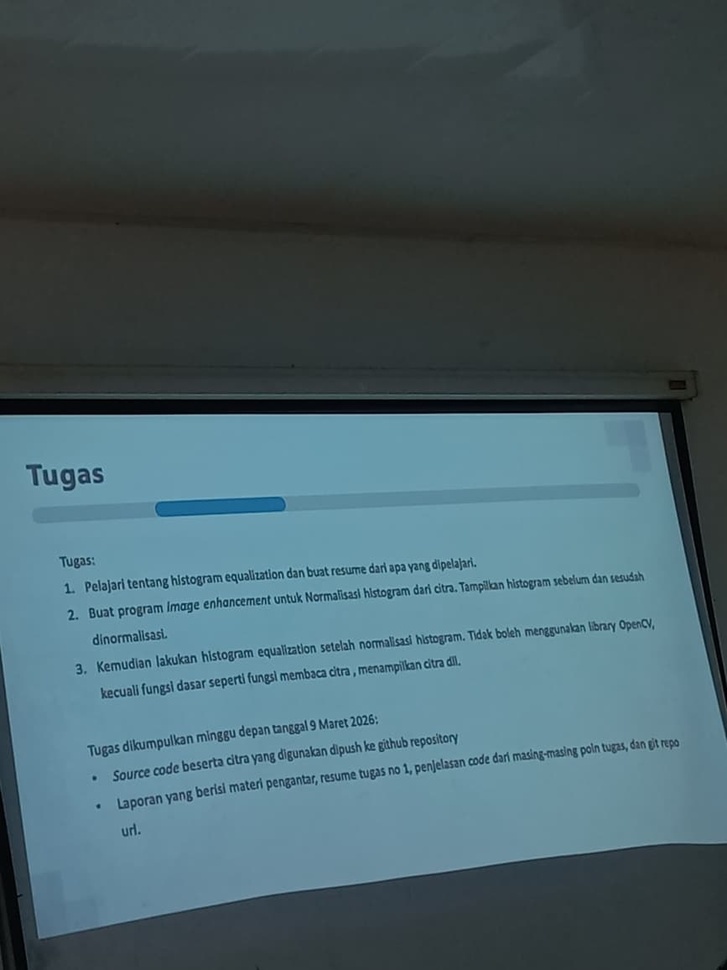
#> input picture histogram-equalization/tugas.jpeg, 727 x 970 px, shrunk from 867 x 1156 before the run
$ jupyter execute histogram_equalization.ipynb
#> lines starting #> are read from the running program, lines starting #| are printed output that depends on the picture
[cell 1]
# Import Library

import cv2
import numpy as np
import math
import matplotlib.pyplot as plt

# Fungsi bantuan untuk menampilkan citra dan histogram berdampingan
def plot_image_and_hist(image, title="Citra"):
    hist = hitung_histogram(image)

    fig, axs = plt.subplots(1, 2, figsize=(12, 4))
    axs[0].imshow(image, cmap='gray', vmin=0, vmax=255)
    axs[0].set_title(title)
    axs[0].axis('off')

    axs[1].bar(range(256), hist, color='black', width=1)
    axs[1].set_title(f"Histogram {title}")
    axs[1].set_xlim([0, 255])
    plt.show()

[cell 2]
# Deklarasi fungsi-fungsi utama

def hitung_histogram(image):
    """Menghitung kemunculan tiap intensitas pixel (0-255)."""
    hist = np.zeros(256, dtype=int)
    N, M = image.shape
    for i in range(N):
        for j in range(M):
            nilai_pixel = image[i, j]
            hist[nilai_pixel] += 1
    return hist

def normalisasi_citra(image):
    """
    Melakukan Normalisasi Histogram (Contrast Stretching).
    Merentangkan nilai intensitas dari rentang (min, max) menjadi (0, 255).
    """
    N, M = image.shape
    r_min = np.min(image)
    r_max = np.max(image)

    # Buat array kosong untuk citra hasil normalisasi
    norm_image = np.zeros((N, M), dtype=np.uint8)

    for i in range(N):
        for j in range(M):
            # Rumus peregangan kontras: s = (r - r_min) / (r_max - r_min) * 255
            norm_val = ((image[i, j] - r_min) / (r_max - r_min)) * 255
            norm_image[i, j] = int(norm_val)

    return norm_image

def perataan_histogram(image):
    """
    Melakukan Histogram Equalization (Perataan Histogram)
    berdasarkan algoritma yang diberikan.
    """
    N, M = image.shape
    hist_count = hitung_histogram(image)

    # Hitung probabilitas tiap derajat keabuan: Pr(rk) = nk / n
    total_pixel = N * M
    Hist = [h / total_pixel for h in hist_count]

    HistEq = np.zeros(256, dtype=int)

    # Hitung kumulatif probabilitas dan petakan ke nilai baru (0-255)
    for i in range(256):
        total_sum = 0.0
        for j in range(i + 1):
            total_sum += Hist[j]
        HistEq[i] = math.floor(255 * total_sum)

    # Update citra sesuai histogram hasil perataan
    eq_image = np.zeros((N, M), dtype=np.uint8)
    for i in range(N):
        for j in range(M):
            eq_image[i][j] = HistEq[image[i][j]]

    return eq_image

[cell 3]
# Membaca citra dan menampilkan histogram asli

file_path = 'tugas.jpeg'
image_asli = cv2.imread(file_path, cv2.IMREAD_GRAYSCALE)
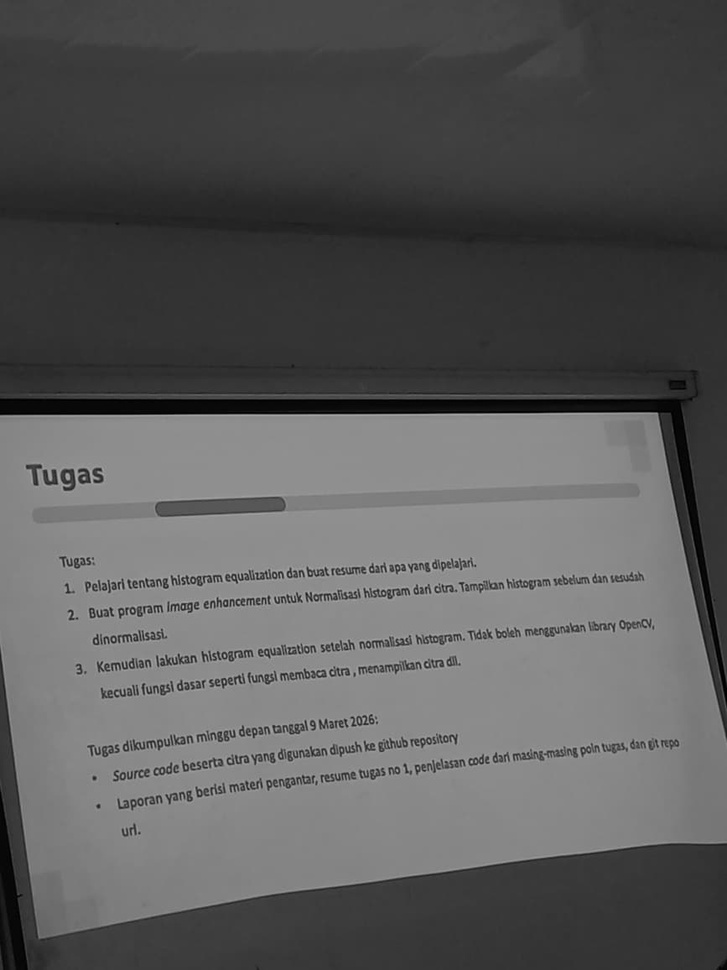
#> image_asli: shape (970, 727); min 0, max 187, mean 89.6

if image_asli is None:
    print(f"Gagal membaca citra dari {file_path}. Pastikan file ada.")
else:
    # Tampilkan Citra Asli dan Histogramnya
    plot_image_and_hist(image_asli, title="Citra Asli")
#> after the loop in hitung_histogram, `for i in range(N):`: hist = 256 values, max 31699 at index 142, min 0 at index 182, mean 2754.6
#> in plot_image_and_hist, `plt.show()`:
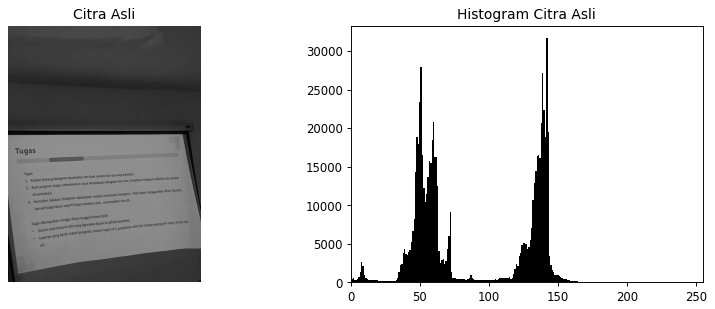
#> figure drawn by matplotlib, 2 panels; panel 2: tallest bar 31699 high, from x = 141.5 to 142.5

[cell 4]
# Normalisasi histogram

if image_asli is not None:
    # 2. Lakukan normalisasi
    image_normalisasi = normalisasi_citra(image_asli)
#> in normalisasi_citra, `r_min = np.min(image)`: r_min = 0
#> in normalisasi_citra, `r_max = np.max(image)`: r_max = 187
#> after the loop in normalisasi_citra, `for i in range(N):`:
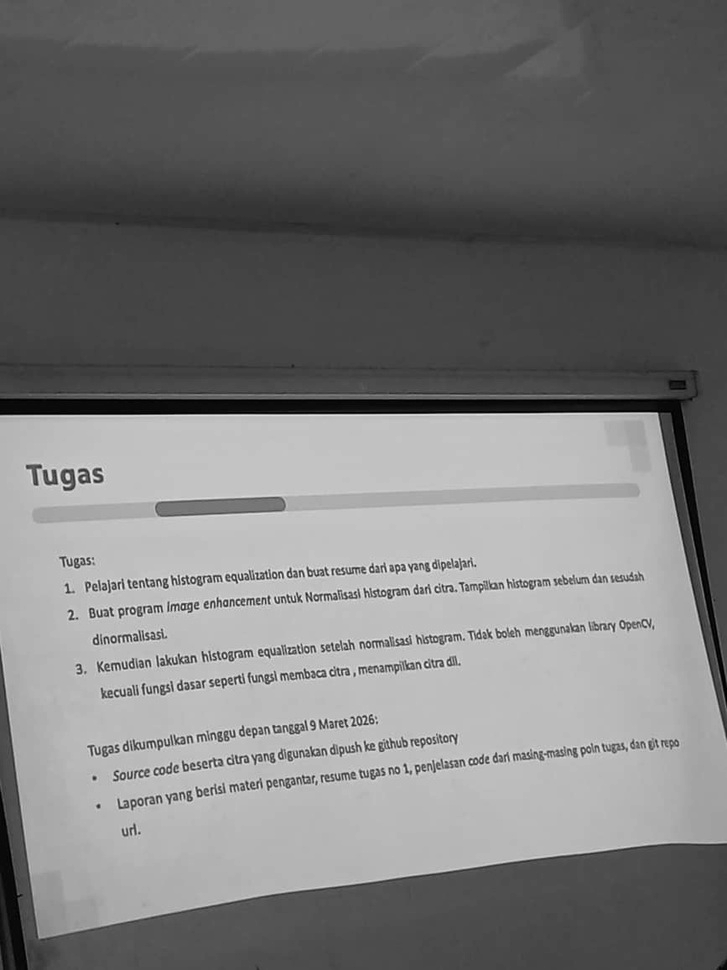
#> norm_image: shape (970, 727); min 0, max 255, mean 121.7

    # Tampilkan Citra Hasil Normalisasi dan Histogramnya
    plot_image_and_hist(image_normalisasi, title="Setelah Normalisasi (Contrast Stretching)")
#> in plot_image_and_hist (call 2), `hist = hitung_histogram(image)`: hist = 256 values, max 31699 at index 193, min 0 at index 3, mean 2754.6
#> in plot_image_and_hist (call 2), `plt.show()`:
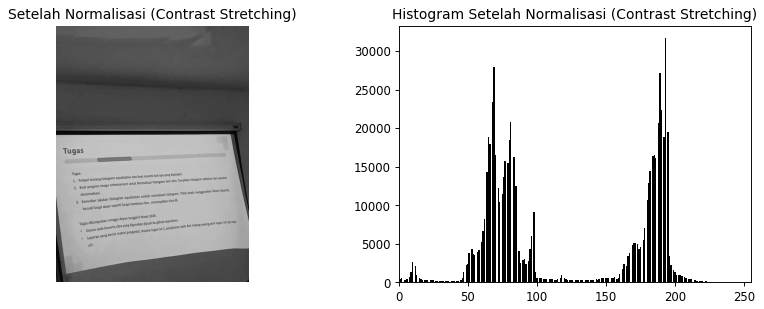
#> figure drawn by matplotlib, 2 panels; panel 2: tallest bar 31699 high, from x = 192.5 to 193.5

[cell 5]
# Proses perataan histogram

if image_asli is not None:
    # 3. Lakukan Histogram Equalization setelah normalisasi
    image_equalization = perataan_histogram(image_normalisasi)
#> in perataan_histogram, `hist_count = hitung_histogram(image)`: hist_count has the same summary as hist in plot_image_and_hist
#> in perataan_histogram, `Hist = [h / total_pixel for h in hist_count]`: Hist = 256 values, max 0.045 at index 193, min 0 at index 3, mean 0.00391
#> after the loop in perataan_histogram, `for i in range(256):`: HistEq = 256 values from 0 to 254
#> after the loop in perataan_histogram, `for i in range(N):`:
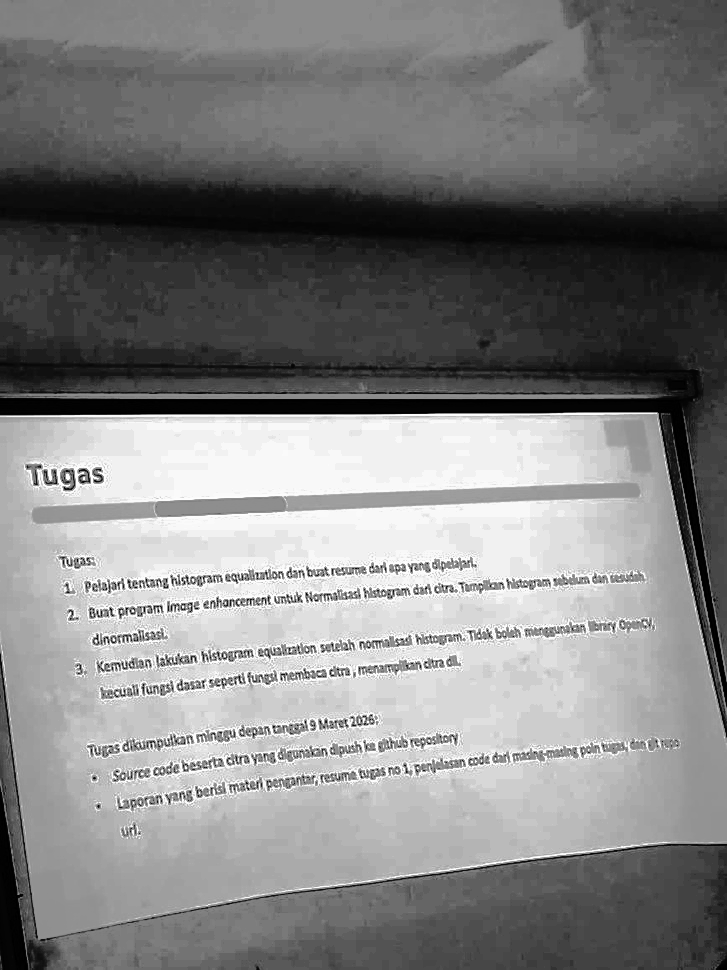
#> eq_image: shape (970, 727); min 0, max 254, mean 129.7

    # Tampilkan Citra Hasil Histogram Equalization dan Histogramnya
    plot_image_and_hist(image_equalization, title="Setelah Histogram Equalization")
#> call 3 of plot_image_and_hist, with title = 'Setelah Histogram Equalization'
#> in plot_image_and_hist (call 3), `hist = hitung_histogram(image)`: hist = 256 values, max 31699 at index 241, min 0 at index 8, mean 2754.6
#> in plot_image_and_hist (call 3), `plt.show()`:
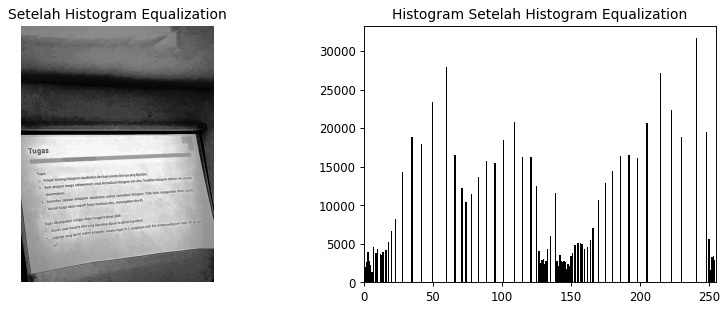
#> figure drawn by matplotlib, 2 panels; panel 2: tallest bar 31699 high, from x = 240.5 to 241.5
